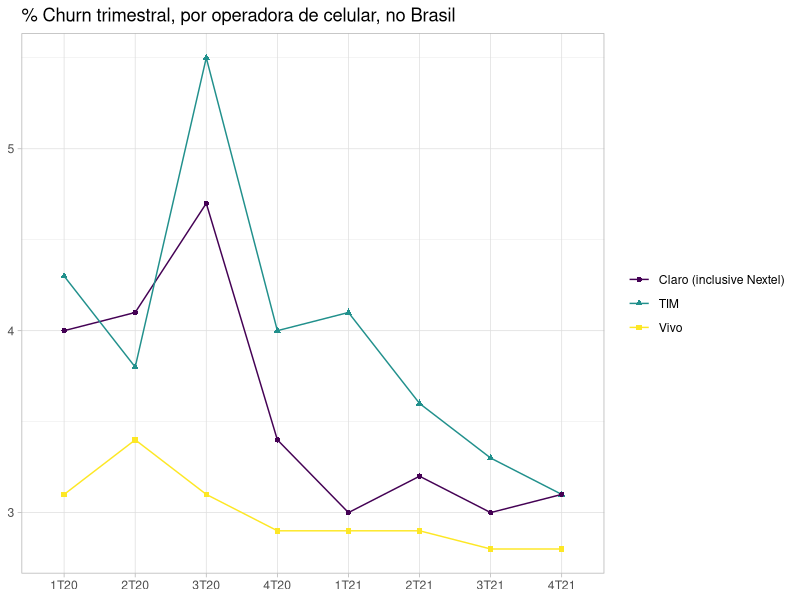
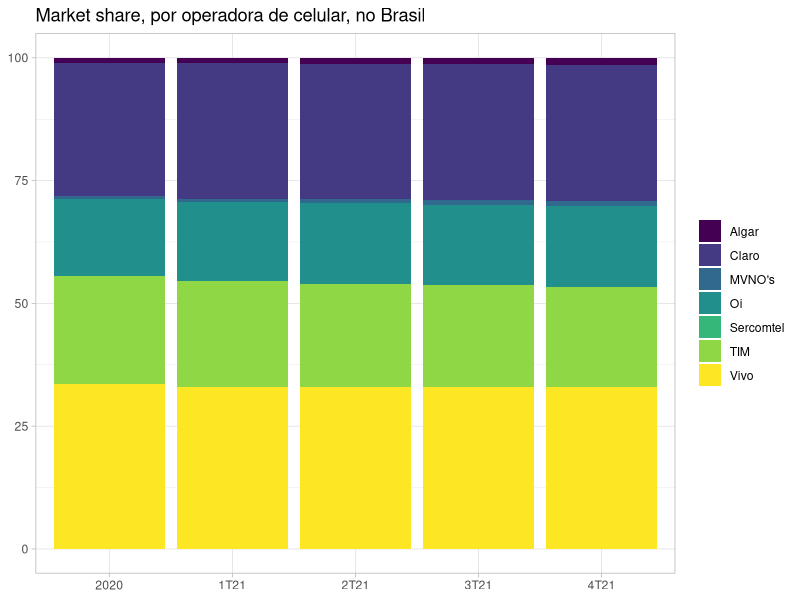
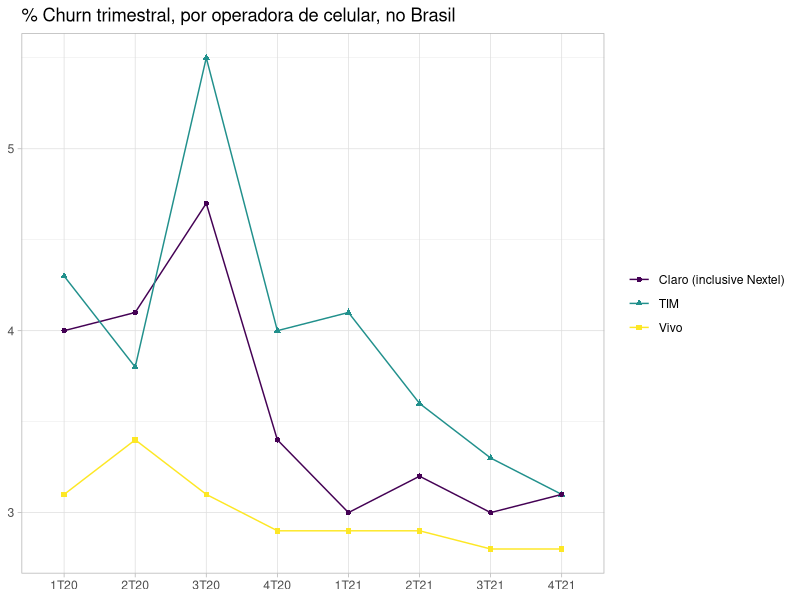
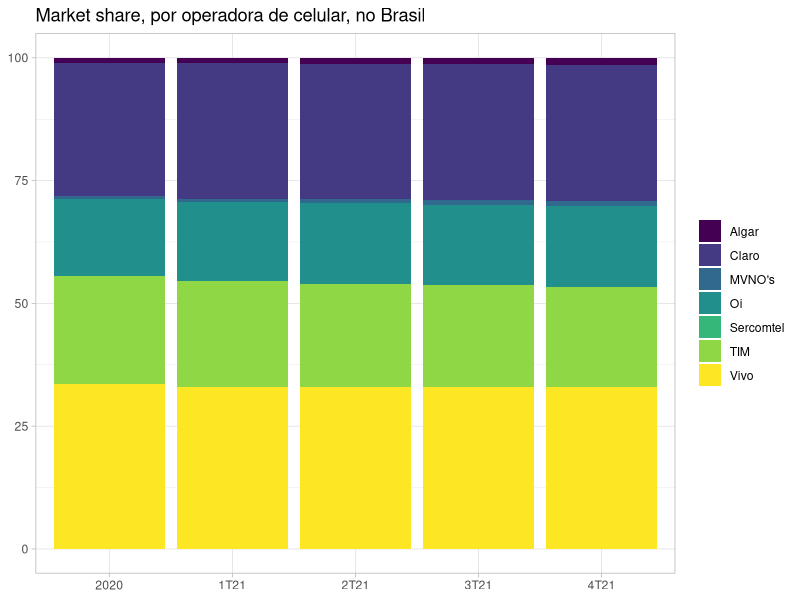

These charts were generated, in order, by the following R code:
library(tidyverse) # ok
library(stringr)
library(glue)
library(readxl)

dados <- read_excel("csvs/teleco.xlsx", sheet = "churn_operadoras") %>% 
    rename(operadora = 1) %>% 
    gather(trimestre, taxa_churn, matches('[0-9]T')) %>% 
    mutate(trimestre = as_factor(trimestre),
           taxa_churn = round(100 * taxa_churn, 1),
           operadora = ifelse(str_detect(operadora, 'Claro'), 'Claro (inclusive Nextel)', operadora)) %>% 
    filter(operadora != 'Churn Brasil')

ggplot(dados, aes(trimestre, taxa_churn, color = operadora)) +
    geom_line(aes(group = operadora)) +
    geom_point(aes(shape = operadora)) +
    scale_color_viridis_d(option = 'D') +
    theme_light() +
    labs(x = NULL, y = NULL, color = NULL, shape = NULL,
         title = '% Churn trimestral, por operadora de celular, no Brasil')

ggsave("plots/teleco_churn.png", width = 9, height = 5)



dados <- read_excel("csvs/teleco.xlsx", sheet = "market_share_operadoras") %>% 
    rename(operadora = 1) %>% 
    filter(operadora != 'Celulares') %>% 
    gather(periodo, mshare, -operadora) %>% 
    mutate(periodo = as_factor(periodo),
           mshare = round(100 * mshare, 2)) %>% 
    filter(!str_detect(periodo, '2018|2019|22'))

ggplot(dados, aes(periodo, mshare, fill = operadora)) +
    geom_col() +
    scale_fill_viridis_d() +
    theme_light() +
    labs(x = NULL, y = NULL, title = 'Market share, por operadora de celular, no Brasil',
         fill = NULL)

ggsave("plots/teleco_mshare.png", width = 9, height = 5)
